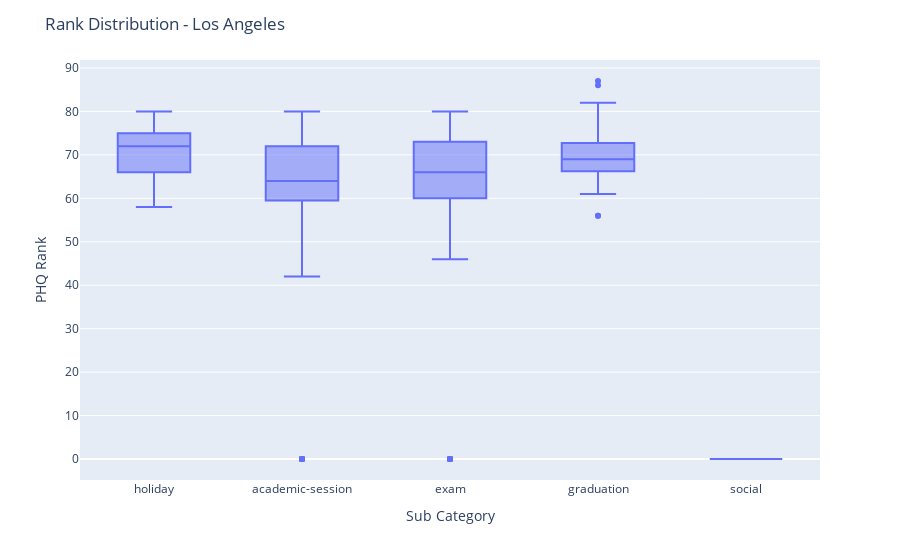

The notebook cell saved with this chart:
### Markdown cell above
<a id='rank'></a>
## Rank Distribution

- No local rank
- No aviation rank

### Code cell
fig = px.box(df, x="sub_category", y="rank")

fig.update_layout(
    title_text="Rank Distribution - {}".
    format(CURRENT_PLACENAME)
)

fig.update_xaxes(title_text="Sub Category",
                 row=1,
                 col=1)
fig.update_yaxes(title_text="PHQ Rank",
                 row=1,
                 col=1)
fig.show()

### Figure 1 — Plotly figure (JSON) as saved in the notebook; plotly's stock layout.template omitted (floating-point values rounded to 4 significant figures; data arrays with more than 128 entries replaced by an {"elided": "..."} marker saying what was removed)
{"data": [{"alignmentgroup": "True", "hovertemplate": "sub_category=%{x}<br>rank=%{y}<extra></extra>", "legendgroup": "", "marker": {"color": "#636efa"}, "name": "", "notched": false, "offsetgroup": "", "orientation": "v", "showlegend": false, "type": "box", "x": {"elided": "570 str values"}, "x0": " ", "xaxis": "x", "y": {"elided": "570 int values"}, "y0": " ", "yaxis": "y"}], "layout": {"autosize": true, "boxmode": "group", "legend": {"tracegroupgap": 0}, "margin": {"t": 60}, "title": {"text": "Rank Distribution - Los Angeles"}, "xaxis": {"anchor": "y", "autorange": true, "domain": [0, 1], "range": [-0.5, 4.5], "title": {"text": "Sub Category"}, "type": "category"}, "yaxis": {"anchor": "x", "autorange": true, "domain": [0, 1], "range": [-4.833, 91.83], "title": {"text": "PHQ Rank"}, "type": "linear"}}}
